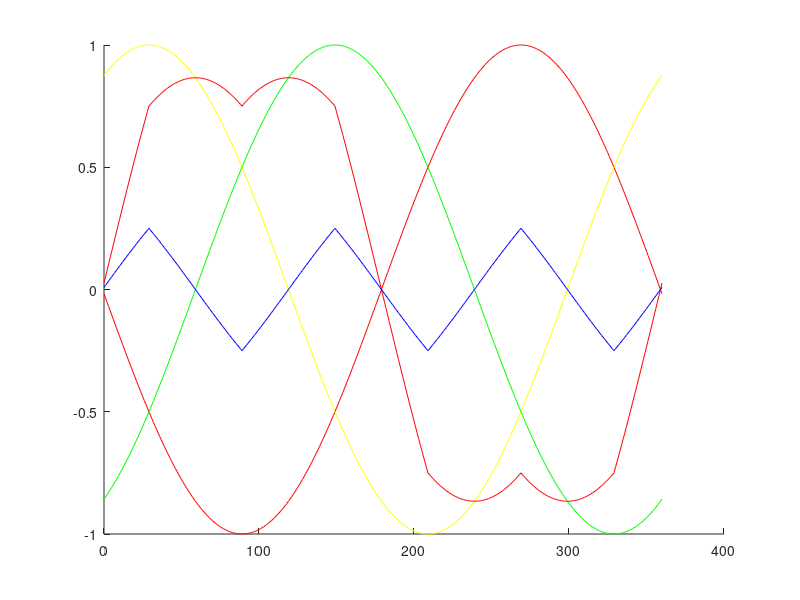

Write the MATLAB code that produced this figure.
% http://www.cnblogs.com/nixianmin/p/4791428.html
theta = 0:1:360;
vd = 0.0;
vq = 1.0;
vmax = 0;
vmin = 0;

Valpha =  zeros(size(theta)); 
Vbeta =  zeros(size(theta));

va = zeros(size(theta));
vb = zeros(size(theta));
vc = zeros(size(theta));

Vx = zeros(size(theta));
Vy = zeros(size(theta));
Vz = zeros(size(theta));

com = zeros(size(theta));

N = length(theta);

for i=1:N
    Valpha(i) = vd*cos(i/180*pi)-vq*sin(i/180*pi);
    Vbeta(i) = vq*cos(i/180*pi)+vd*sin(i/180*pi);
    
    va(i) = Valpha(i);
    vb(i) = -0.5*Valpha(i) +sqrt(3)/2*Vbeta(i);
    vc(i) = -0.5*Valpha(i) -sqrt(3)/2*Vbeta(i);
    
    if (va(i) > vb(i))
        vmax = va(i);
        vmin = vb(i);
    else
        vmax = vb(i);
        vmin = va(i);
    end
    
    if(vc(i) > vmax)
        vmax = vc(i);
    elseif (vc(i) < vmin)
        vmin = vc(i);
    end

    vcom = (vmax+vmin)/2;
    Vx(i) = vcom - va(i);
    Vy(i) = vcom - vb(i);
    Vz(i) = vcom - vc(i);
    com(i) = vcom;
        
end

%plot(theta, Valpha);
hold on
%plot(theta, Vbeta);
hold on

plot(theta, va,'Color','red');
hold on
plot(theta, vb,'Color','yellow');
hold on
plot(theta, vc,'Color','green');
hold on

plot(theta, Vx,'Color','red');
hold on
%plot(theta, Vy,'Color','yellow');
%hold on
%plot(theta, Vz,'Color','green');
%hold on

plot(theta, com,'Color','blue');